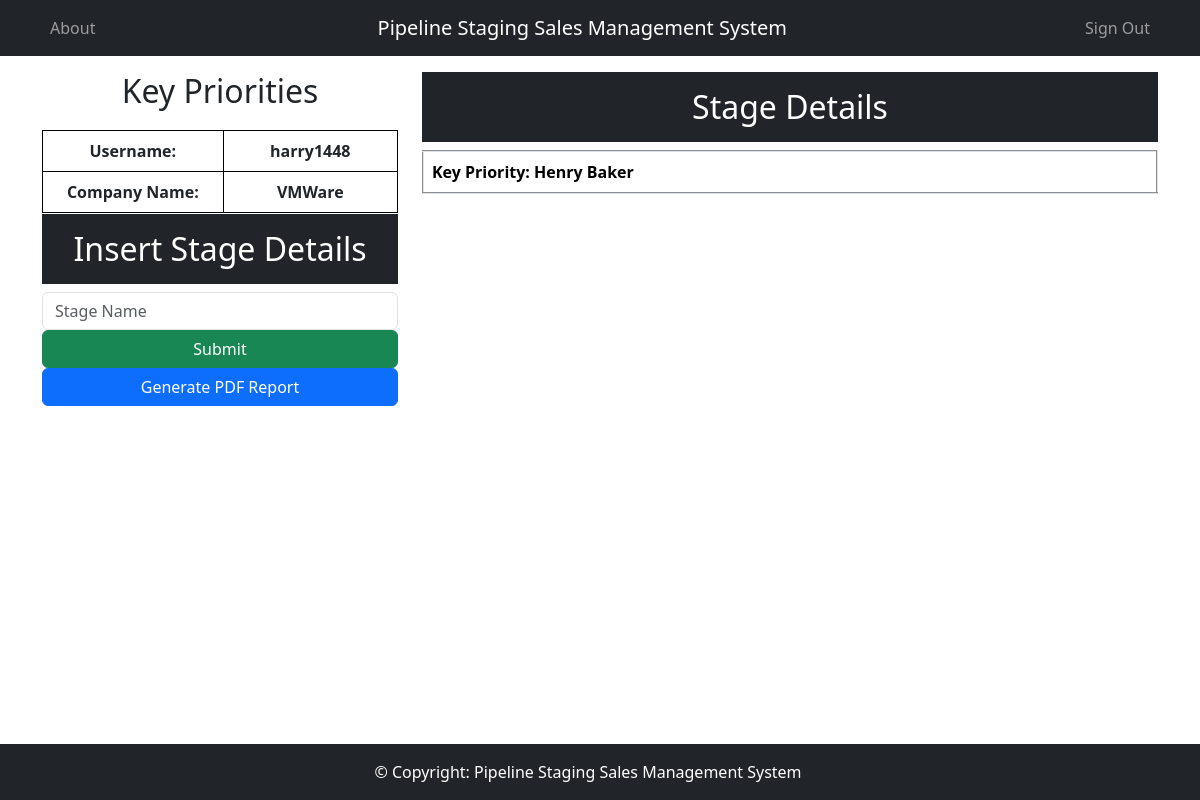
Before: /SalesManagementSystemApp/KeyPriorities/RD/harry1448/VMWare/ with the older database file.
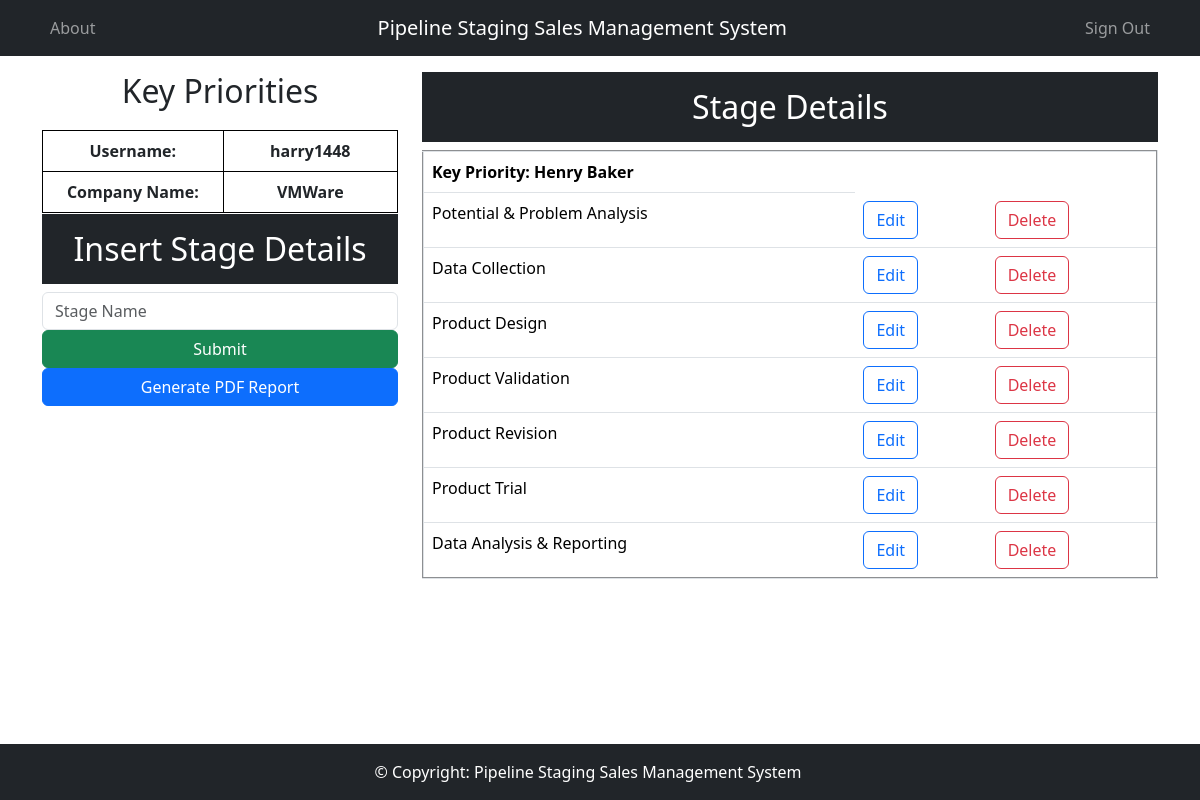
After: the same page with the newer database file.
### SalesManagementSystemApp/models.py (models this page shows, shortened)
class RDStage(models.Model):
    custom_stage = models.CharField(max_length=150)

### SalesManagementSystemApp/views.py (the view)
def RDMethod(request, username, company_name):
    data = RDStage.objects.all()
    context = {'data': data, 'username': username, 'company_name': company_name}
    return render(request, "SalesManagementSystemApp/RD.html", context)

### SalesManagementSystemApp/templates/SalesManagementSystemApp/RD.html (shortened to what this page needs)
{% load static %}
<!DOCTYPE HTML>
<html lang="en">
<head>
    <link href="https://cdn.jsdelivr.net/npm/bootstrap@5.3.3/dist/css/bootstrap.min.css" rel="stylesheet">
    <link rel="stylesheet" href="{% static 'SalesManagementSystemApp/css/newrdstyles.css' %}">
</head>
<body>
<nav class="navbar navbar-expand-lg navbar-dark bg-dark">
    <div class="container">
        <div class="collapse navbar-collapse justify-content-flex-start">
            <ul class="navbar-nav">
                 <li class="nav-item">
                    <a class="nav-link"
                href="{%url 'SalesManagementSystemApp:About'%}">About</a>
                </li>
            </ul>
        </div>
        <nav class="navbar-brand">Pipeline Staging Sales Management System</nav>
         <div class="collapse navbar-collapse justify-content-end">
             <ul class="navbar-nav">
               <li class="nav-item">
                    <a class="nav-link"
                href="{%url 'SalesManagementSystemApp:SignOut'%}">Sign Out</a>
                </li>
                </ul>
        </div>
    </div>
  </nav>
{% block content %}
<div class="container mt-3">
    <div class="row">
        <div class="col-md-4">
            <div class="form-headingdetail">
                <h2>Key Priorities</h2>
            </div>
            <div class="tableusers">
                <table border="2">
                    <tbody>
                        <tr>
                            <td><b>Username:</b></td>
                            <td><b>{{ username }}</b></td>
                        </tr>
                        <tr>
                            <td><b>Company Name:</b></td>
                            <td><b>{{ company_name }}</b></td>
                        </tr>
                    </tbody>
                </table>
            </div>
        </div>
        <div class="col-md-8">
    <h2 class="text-center text-white bg-dark p-3">Stage Details</h2>
<table class="table" border = "2">
        <thead>
            <tr>
                <th scope="col">Key Priority: Henry Baker</th>
            </tr>
        </thead>
        <tbody>
            {% for d in data %}
                <tr>
                    <td>{{ d.custom_stage }}</td>
                    <td><a type="button" href="{% url 'SalesManagementSystemApp:RDTableUpdateStage' id=d.id username=username company_name=company_name  %}" class="btn btn-outline-primary">Edit</a></td>
                    <td><a type="button" href="{% url 'SalesManagementSystemApp:RDTableDeleteStage' id=d.id username=username company_name=company_name stage_name=d.custom_stage %}" class="btn btn-outline-danger">Delete</a></td>
                </tr>
            {% endfor %}
        </tbody>
    </table>
</div>
<div class="fixed-container">
    <div class="container mt-1">
        <div class="row">
            <div class="col-md-4">
                <h2 class="text-center text-white bg-dark p-3">Insert Stage Details</h2>
                <form action="{% url 'SalesManagementSystemApp:RDTableInsertStage' username=username company_name=company_name %}" method="POST">
                    <div class="form-group">
                        <input type="text" class="form-control" placeholder="Stage Name" name="custom_stage">
                    </div>
                    <div class="d-grid gap-2">
                        <button class="btn btn-success" type="submit">Submit</button>
                    </div>
                </form>
                <div class="d-grid gap-2">
                    <a href="{% url 'SalesManagementSystemApp:RDTableGenerate_PDF' username=username company_name=company_name %}" class="btn btn-primary">Generate PDF Report</a>
                </div>
            </div>
        </div>
    </div>
</div>
 {% endblock content %}
<footer class="bg-dark text-white text-center text-lg-start fixed-bottom">
  <div class="container-fluid p-3 row justify-content-center">
    <div class="row">
     <div class="text-center">
       © Copyright: Pipeline Staging Sales Management System
     </div>
    </div>
  </div>
</footer>
  </body>
</html>

Changed rows visible on the page:
added RDStage: custom_stage "Potential & Problem Analysis"
added RDStage: custom_stage "Data Collection"
added RDStage: custom_stage "Product Design"
added RDStage: custom_stage "Product Validation"
added RDStage: custom_stage "Product Revision"
added RDStage: custom_stage "Product Trial"
added RDStage: custom_stage "Data Analysis & Reporting"
